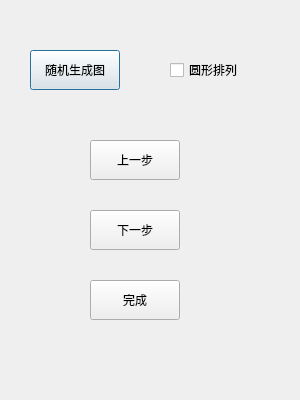
<?xml version="1.0" encoding="UTF-8"?>
<ui version="4.0">
 <class>dfslog</class>
 <widget class="QDialog" name="dfslog">
  <property name="geometry">
   <rect>
    <x>0</x>
    <y>0</y>
    <width>300</width>
    <height>400</height>
   </rect>
  </property>
  <property name="windowTitle">
   <string>Dialog</string>
  </property>
  <widget class="QPushButton" name="rand_Button">
   <property name="geometry">
    <rect>
     <x>30</x>
     <y>50</y>
     <width>90</width>
     <height>40</height>
    </rect>
   </property>
   <property name="text">
    <string>随机生成图</string>
   </property>
  </widget>
  <widget class="QPushButton" name="next_Button">
   <property name="geometry">
    <rect>
     <x>90</x>
     <y>210</y>
     <width>90</width>
     <height>40</height>
    </rect>
   </property>
   <property name="text">
    <string>下一步</string>
   </property>
  </widget>
  <widget class="QPushButton" name="pushButton_3">
   <property name="geometry">
    <rect>
     <x>90</x>
     <y>280</y>
     <width>90</width>
     <height>40</height>
    </rect>
   </property>
   <property name="text">
    <string>完成</string>
   </property>
  </widget>
  <widget class="QCheckBox" name="check_circle">
   <property name="geometry">
    <rect>
     <x>170</x>
     <y>50</y>
     <width>100</width>
     <height>40</height>
    </rect>
   </property>
   <property name="text">
    <string>圆形排列</string>
   </property>
  </widget>
  <widget class="QPushButton" name="last_Button">
   <property name="geometry">
    <rect>
     <x>90</x>
     <y>140</y>
     <width>90</width>
     <height>40</height>
    </rect>
   </property>
   <property name="text">
    <string>上一步</string>
   </property>
  </widget>
 </widget>
 <resources/>
 <connections/>
</ui>
